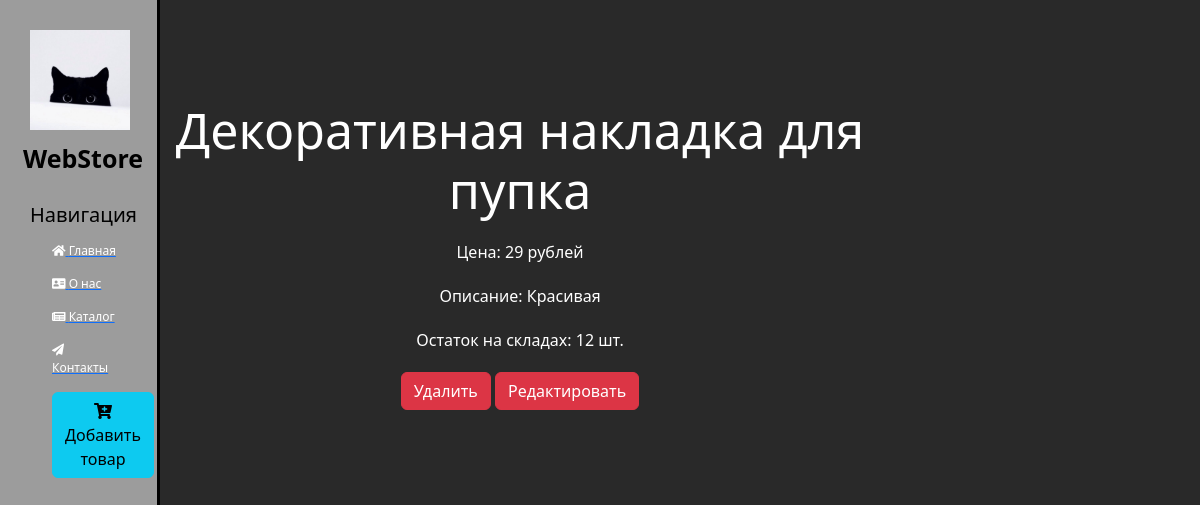
Screenshot of /news/8 with the database file from the repository.
### news/models.py (models this page shows, shortened)
class articles(models.Model):
    title = models.CharField('Наименование', max_length=50)
    price = models.CharField('Цена', max_length=50)
    description = models.TextField('Описание')
    remains = models.IntegerField('Остаток')
    class Meta:
        verbose_name = 'Товар'
        verbose_name_plural = 'Товары'

### news/views.py (the view)
# urls.py: path('<int:pk>', views.NewsDetailView.as_view(), name='news-detail'),
class NewsDetailView(DetailView):
    model = articles
    template_name = 'news/details_view.html'
    context_object_name = 'article'

### news/templates/news/details_view.html (shortened to what this page needs)
{% extends 'main/layout.html' %}
{% block content %}
    <div class="features">
        <h1>{{ article.title }}</h1>
        <p>Цена: {{ article.price }} рублей</p>
        <p>Описание: {{ article.description }}</p>
        <p>Остаток на складах: {{ article.remains }} шт.</p>
        <a href="{% url 'news-delete' article.id %}" class="btn btn-danger">Удалить</a>
        <a href="{% url 'news-update' article.id %}" class="btn btn-danger">Редактировать</a>
    </div>
{% endblock %}

### main/static/main/css/main.css (style rules this page uses)
body { background: #292929; }
main .features { float: left; color: #FFFFFF; margin-top: 100px; text-align: center; width: 60%; }
main .features h1 { font-size: 50px; }
main .features p { max-width: 900px; margin: 20px auto }

### rows the page displays
articles: title "Декоративная накладка для пупка", price "29", description "Красивая", remains "12"
